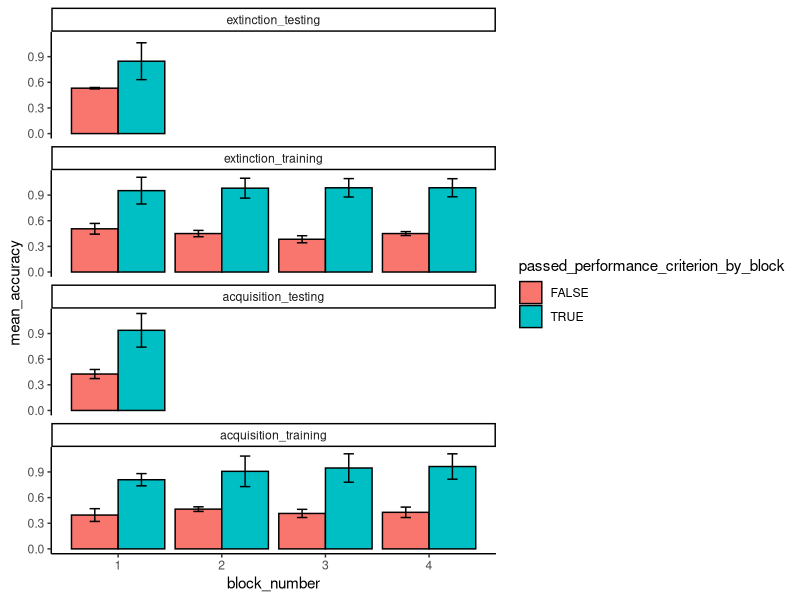

This figure's R source: (Note: this script raises an error after producing the figure.)
## ---- chunk 1
knitr::opts_chunk$set(message=FALSE,
                      warning=FALSE)
## ---- chunk 2

library(tidyverse)
library(readxl)
library(ggthemes)
library(knitr)
library(kableExtra)

## ---- chunk 3

# stimulus identity using acquisition_training file names
data_stimulus_identity_condition <- 
  bind_rows(
    read_xlsx("raw/intersecting_regularities_left_17_03_17.xlsx") %>%
      mutate(stimulus_identity_condition = "Outcome_1_Target_1_Good_Outcome_2_Target_2_Bad"),
    read_xlsx("raw/intersecting_regularities_right_17_03_17.xlsx") %>%
      mutate(stimulus_identity_condition = "Outcome_1_Target_1_Good_Outcome_2_Target_2_Bad"),
    read_xlsx("raw/intersecting_regularities_left_rev_17_03_17.xlsx") %>%
      mutate(stimulus_identity_condition = "Outcome_1_Target_1_Bad_Outcome_2_Target_2_Good"),
    read_xlsx("raw/intersecting_regularities_right_rev_17_03_17.xlsx") %>%
      mutate(stimulus_identity_condition = "Outcome_1_Target_1_Bad_Outcome_2_Target_2_Good")
  ) %>%
  select(subject, stimulus_identity_condition) %>%
  distinct(subject, .keep_all = TRUE)

# stimulus identity using presence of extinction phase files
data_extinction_condition <- 
  bind_rows(
    #_training
    read_xlsx("raw/extinction1a_intersecting_regularities_left_17_03_17.xlsx") %>% 
      mutate(response = as.character(response)),
    read_xlsx("raw/extinction1a_intersecting_regularities_left_rev_17_03_17.xlsx") %>% 
      mutate(response = as.character(response)),
    read_xlsx("raw/extinction1a_intersecting_regularities_right_17_03_17.xlsx") %>% 
      mutate(response = as.character(response)),
    read_xlsx("raw/extinction1a_intersecting_regularities_right_rev_17_03_17.xlsx") %>% 
      mutate(response = as.character(response)),
    #_testing
    read_xlsx("raw/testing_left1a_17_03_17.xlsx") %>% 
      mutate(response = as.character(response)),
    read_xlsx("raw/testing_left1a_rev_17_03_17.xlsx") %>% 
      mutate(response = as.character(response)),
    read_xlsx("raw/testing_right1a_17_03_17.xlsx") %>% 
      mutate(response = as.character(response)),
    read_xlsx("raw/testing_right1a_rev_17_03_17.xlsx") %>% 
      mutate(response = as.character(response))
  ) %>%
  mutate(extinction_condition = "acquisition and extinction") %>%
  select(subject, extinction_condition) %>%
  distinct(subject, .keep_all = TRUE)

data_conditions <- 
  full_join(data_stimulus_identity_condition,
            data_extinction_condition,
            by = "subject") %>%
  mutate(experiment = 1,
         extinction_condition = ifelse(is.na(extinction_condition), "acquisition only", extinction_condition))

rm(data_stimulus_identity_condition, data_extinction_condition)

## ---- chunk 4

data_input <- 
  bind_rows(
    # acquisition_training 
    bind_rows(
      read_xlsx("raw/intersecting_regularities_left_17_03_17.xlsx"),
      read_xlsx("raw/intersecting_regularities_right_17_03_17.xlsx"),
      read_xlsx("raw/intersecting_regularities_left_rev_17_03_17.xlsx"),
      read_xlsx("raw/intersecting_regularities_right_rev_17_03_17.xlsx")
    ) %>%
      mutate(phase = "acquisition_training",
             blocknum = blocknum-1,
             response = as.character(response)),
    
    # acquisition test 
    bind_rows(
      read_xlsx("raw/testing_left_17_03_17.xlsx"),
      read_xlsx("raw/testing_left_rev_17_03_17.xlsx"),
      read_xlsx("raw/testing_right_17_03_17.xlsx"),
      read_xlsx("raw/testing_right_rev_17_03_17.xlsx")
    ) %>%
      mutate(phase = "acquisition_testing",
             response = as.character(response)),
    
    # extinction_training
    bind_rows(
      read_xlsx("raw/extinction1a_intersecting_regularities_left_17_03_17.xlsx"),
      read_xlsx("raw/extinction1a_intersecting_regularities_left_rev_17_03_17.xlsx"),
      read_xlsx("raw/extinction1a_intersecting_regularities_right_17_03_17.xlsx"),
      read_xlsx("raw/extinction1a_intersecting_regularities_right_rev_17_03_17.xlsx")
    ) %>%
      mutate(phase = "extinction_training",
             response = as.character(response)),
    
    # extinction test 
    bind_rows(
      read_xlsx("raw/testing_left1a_17_03_17.xlsx"),
      read_xlsx("raw/testing_left1a_rev_17_03_17.xlsx"),
      read_xlsx("raw/testing_right1a_17_03_17.xlsx"),
      read_xlsx("raw/testing_right1a_rev_17_03_17.xlsx")
    ) %>%
      mutate(phase = "extinction_testing",
             response = as.character(response))
  ) %>%
  filter(blockcode != "Begin") %>% 
  select(subject, phase, block_number = blocknum, trial_number = trialnum, correct) %>%
  arrange(subject, phase)

## ---- chunk 5

data_completeness <- data_input %>%
  group_by(subject, phase) %>%
  summarize(n = n()) %>%
  mutate(complete_training_testing_data = 
           case_when((phase == "acquisition_training" & n == 80) |
                       (phase == "acquisition_testing" & n == 8) |
                       (phase == "extinction_training" & n == 80) |
                       (phase == "extinction_testing" & n == 8) ~ "complete", 
                     (phase == "acquisition_training" & n > 80) |
                       (phase == "acquisition_testing" & n > 8) |
                       (phase == "extinction_training" & n > 80) |
                       (phase == "extinction_testing" & n > 8) ~ "excess", 
                     (phase == "acquisition_training" & n < 80) |
                       (phase == "acquisition_testing" & n < 8) |
                       (phase == "extinction_training" & n < 80) |
                       (phase == "extinction_testing" & n < 8) ~ "partial")) %>%
  ungroup()

data_completeness %>%
  count(phase, complete_training_testing_data) %>%
  kable() %>%
  kable_styling(bootstrap_options = c("striped", "hover", "condensed"), full_width = FALSE)

## ---- chunk 6

data_performance_temp <- data_input %>%
  # summarize performance by block
  group_by(subject, phase, block_number) %>% 
  summarise(mean_correct = mean(correct), 
            sd_correct = sd(correct)) %>%
  mutate(passed_performance_criterion_by_block = ifelse(mean_correct < .75, FALSE, TRUE)) %>%
  ungroup() %>% 
  # summarize performance by participant (final block only)
  group_by(subject, phase) %>% 
  mutate(passed_performance_criterion = ifelse(block_number == max(block_number) & passed_performance_criterion_by_block == TRUE, TRUE, FALSE)) %>%
  ungroup() %>%
  mutate(phase = fct_relevel(phase,
                             "extinction_testing",
                             "extinction_training",
                             "acqusitiion_testing",
                             "acqusitiion_training")) %>%
  drop_na()

# plot
data_performance_temp %>% 
  group_by(phase, block_number, passed_performance_criterion_by_block) %>% 
  summarise(mean_accuracy = mean(mean_correct), sd_accuracy = sd(sd_correct)) %>%
  ggplot(aes(x=block_number, y=mean_accuracy, fill = passed_performance_criterion_by_block)) +
  geom_bar(colour="black", stat="identity", position = position_dodge()) + 
  geom_errorbar(aes(ymin=mean_accuracy-sd_accuracy, ymax=mean_accuracy+sd_accuracy), width=.2,
                position=position_dodge(.9)) + theme_classic() +
  facet_wrap(~phase, ncol = 1)


data_performance <- data_performance_temp %>%
  group_by(subject, phase) %>% 
  filter(block_number == max(block_number)) %>%
  ungroup() %>%
  select(-block_number, -passed_performance_criterion_by_block, -sd_correct) %>%
  pivot_wider(names_from = phase,
              values_from = c(mean_correct, passed_performance_criterion))

## ---- chunk 7

data_processed <- data_conditions %>%
  full_join(data_completeness, by = "subject") %>%
  full_join(data_performance, by = "subject") %>%
  select(experiment, subject, 
         extinction_condition, stimulus_identity_condition, 
         complete_training_testing_data, 
         mean_correct_acquisition_training,                
         mean_correct_acquisition_testing,                 
         mean_correct_extinction_testing,                  
         mean_correct_extinction_training,                 
         passed_performance_criterion_acquisition_training,
         passed_performance_criterion_acquisition_testing, 
         passed_performance_criterion_extinction_testing,  
         passed_performance_criterion_extinction_training) 

write_csv(data_processed, "processed/data_processed.csv")
